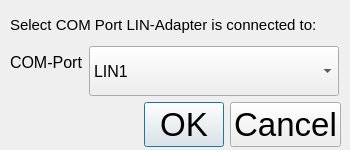
<?xml version="1.0" encoding="UTF-8"?>
<ui version="4.0">
 <class>AppSettings</class>
 <widget class="QDialog" name="AppSettings">
  <property name="windowModality">
   <enum>Qt::ApplicationModal</enum>
  </property>
  <property name="geometry">
   <rect>
    <x>0</x>
    <y>0</y>
    <width>350</width>
    <height>150</height>
   </rect>
  </property>
  <property name="minimumSize">
   <size>
    <width>350</width>
    <height>150</height>
   </size>
  </property>
  <property name="maximumSize">
   <size>
    <width>350</width>
    <height>150</height>
   </size>
  </property>
  <property name="windowTitle">
   <string>Select COM Port</string>
  </property>
  <property name="sizeGripEnabled">
   <bool>false</bool>
  </property>
  <property name="modal">
   <bool>true</bool>
  </property>
  <widget class="QWidget" name="verticalLayoutWidget">
   <property name="geometry">
    <rect>
     <x>10</x>
     <y>10</y>
     <width>331</width>
     <height>137</height>
    </rect>
   </property>
   <layout class="QVBoxLayout" name="verticalLayout">
    <item>
     <widget class="QLabel" name="label">
      <property name="font">
       <font>
        <pointsize>11</pointsize>
       </font>
      </property>
      <property name="text">
       <string>Select COM Port LIN-Adapter is connected to:</string>
      </property>
     </widget>
    </item>
    <item>
     <layout class="QFormLayout" name="formLayout_2">
      <item row="0" column="0">
       <widget class="QLabel" name="label_2">
        <property name="font">
         <font>
          <pointsize>12</pointsize>
         </font>
        </property>
        <property name="text">
         <string>COM-Port</string>
        </property>
       </widget>
      </item>
      <item row="0" column="1">
       <widget class="QComboBox" name="comboBoxComPorts">
        <property name="minimumSize">
         <size>
          <width>0</width>
          <height>50</height>
         </size>
        </property>
        <property name="maximumSize">
         <size>
          <width>250</width>
          <height>80</height>
         </size>
        </property>
        <property name="font">
         <font>
          <pointsize>12</pointsize>
         </font>
        </property>
        <property name="currentIndex">
         <number>1</number>
        </property>
        <item>
         <property name="text">
          <string>LIN0</string>
         </property>
        </item>
        <item>
         <property name="text">
          <string>LIN1</string>
         </property>
        </item>
       </widget>
      </item>
     </layout>
    </item>
    <item>
     <widget class="QDialogButtonBox" name="buttonBox">
      <property name="font">
       <font>
        <pointsize>25</pointsize>
       </font>
      </property>
      <property name="orientation">
       <enum>Qt::Horizontal</enum>
      </property>
      <property name="standardButtons">
       <set>QDialogButtonBox::Cancel|QDialogButtonBox::Ok</set>
      </property>
     </widget>
    </item>
   </layout>
  </widget>
 </widget>
 <resources/>
 <connections>
  <connection>
   <sender>buttonBox</sender>
   <signal>accepted()</signal>
   <receiver>AppSettings</receiver>
   <slot>accept()</slot>
   <hints>
    <hint type="sourcelabel">
     <x>248</x>
     <y>254</y>
    </hint>
    <hint type="destinationlabel">
     <x>157</x>
     <y>274</y>
    </hint>
   </hints>
  </connection>
  <connection>
   <sender>buttonBox</sender>
   <signal>rejected()</signal>
   <receiver>AppSettings</receiver>
   <slot>reject()</slot>
   <hints>
    <hint type="sourcelabel">
     <x>316</x>
     <y>260</y>
    </hint>
    <hint type="destinationlabel">
     <x>286</x>
     <y>274</y>
    </hint>
   </hints>
  </connection>
 </connections>
</ui>
